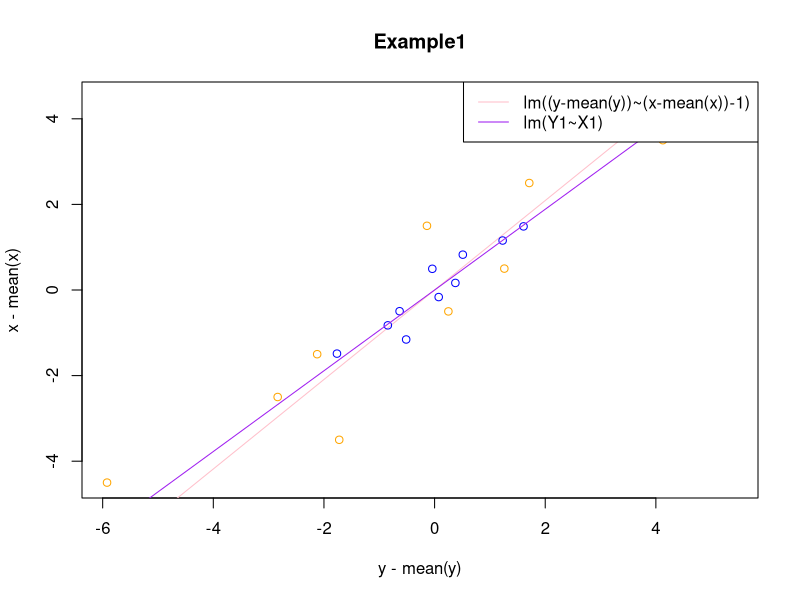
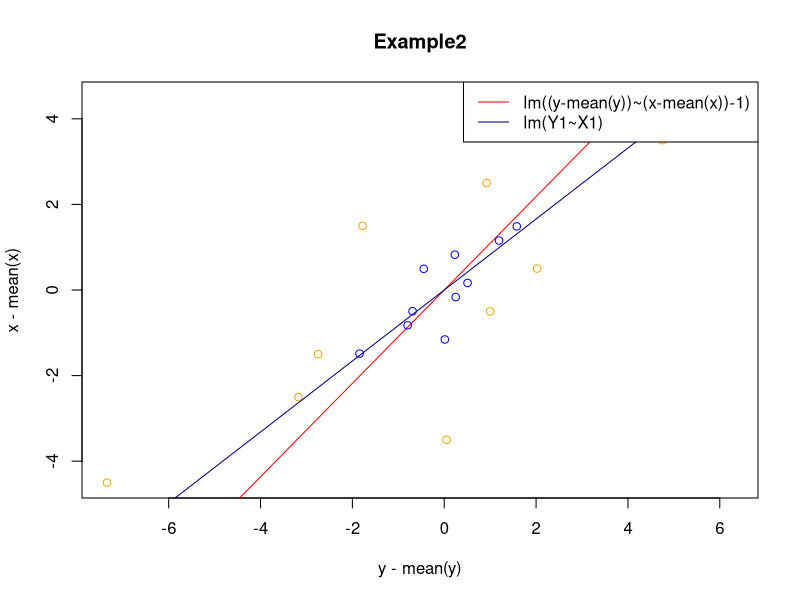

Here is the R script that generated these plots, in order:
## ---- chunk 1
set.seed(3)
## ---- chunk 2
x=c(1:10)
y=1+5*runif(10)+x
## ---- chunk 3
plot(y-mean(y), x-mean(x), col="orange", main="Example1")
M1<-lm(I(y - mean(y)) ~ I(x-mean(x))  -1 )
abline(M1,col= "pink")
X1 <- (x - mean(x))/sd(x)
Y1 <- (y - mean(y))/sd(y)
points(Y1,X1, col= "blue")
M2<-lm(Y1~X1)
abline(M2,col= "purple")
legend("topright", lty=1, col=c("pink","purple"), legend=c("lm((y-mean(y))~(x-mean(x))-1)", "lm(Y1~X1)"))
## ---- chunk 4
set.seed(3)
## ---- chunk 5
x=c(1:10)
y=1+10*runif(10)+x
## ---- chunk 6
plot(y-mean(y), x-mean(x), col="orange", main="Example2")
M1<-lm(I(y - mean(y)) ~ I(x-mean(x))  -1 )
abline(M1,col= "red")
X1 <- (x - mean(x))/sd(x)
Y1 <- (y - mean(y))/sd(y)
points(Y1,X1, col= "blue")
M2<-lm(Y1~X1)
abline(M2,col= "navy")
legend("topright", lty=1, col=c("red","navy"), legend=c("lm((y-mean(y))~(x-mean(x))-1)", "lm(Y1~X1)"))
